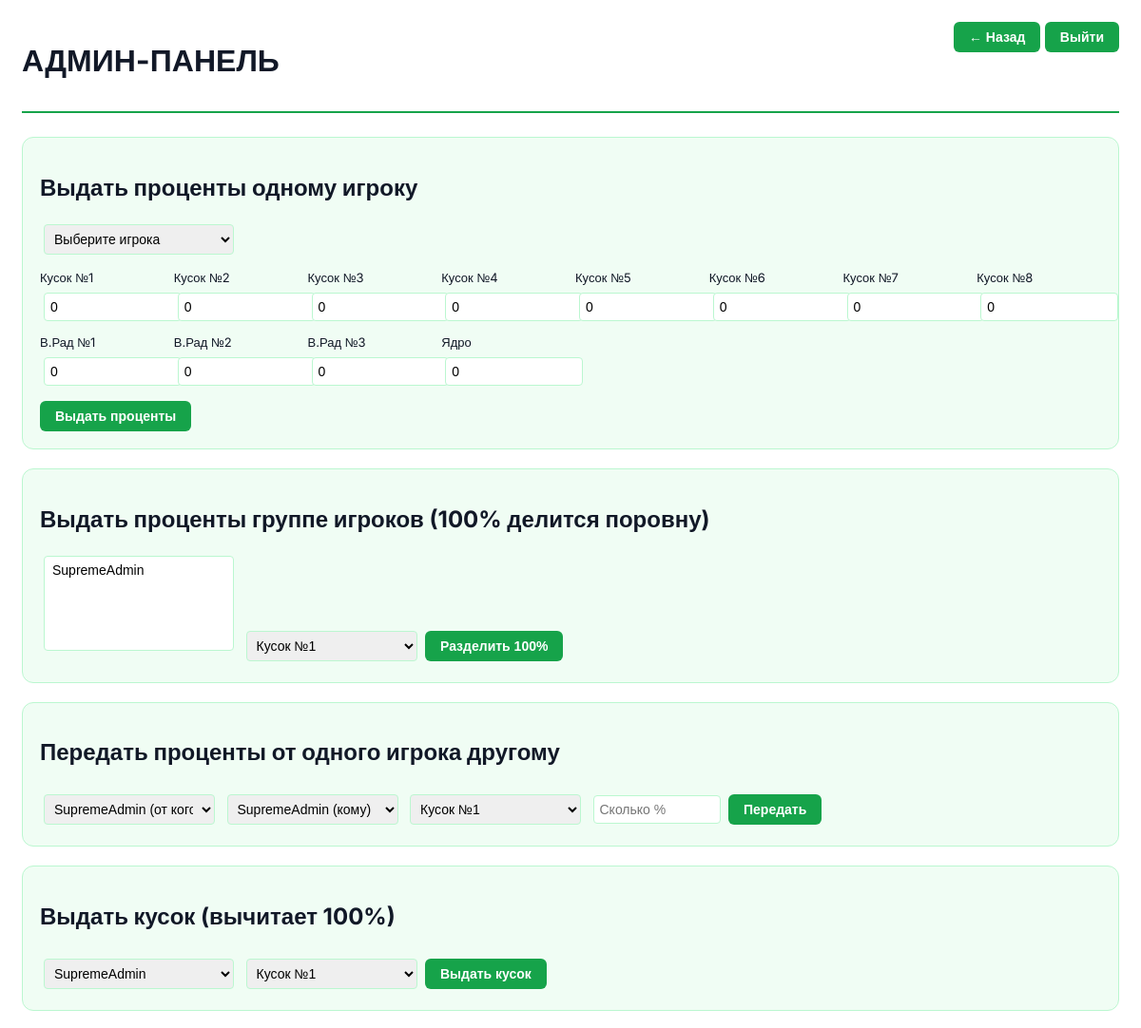
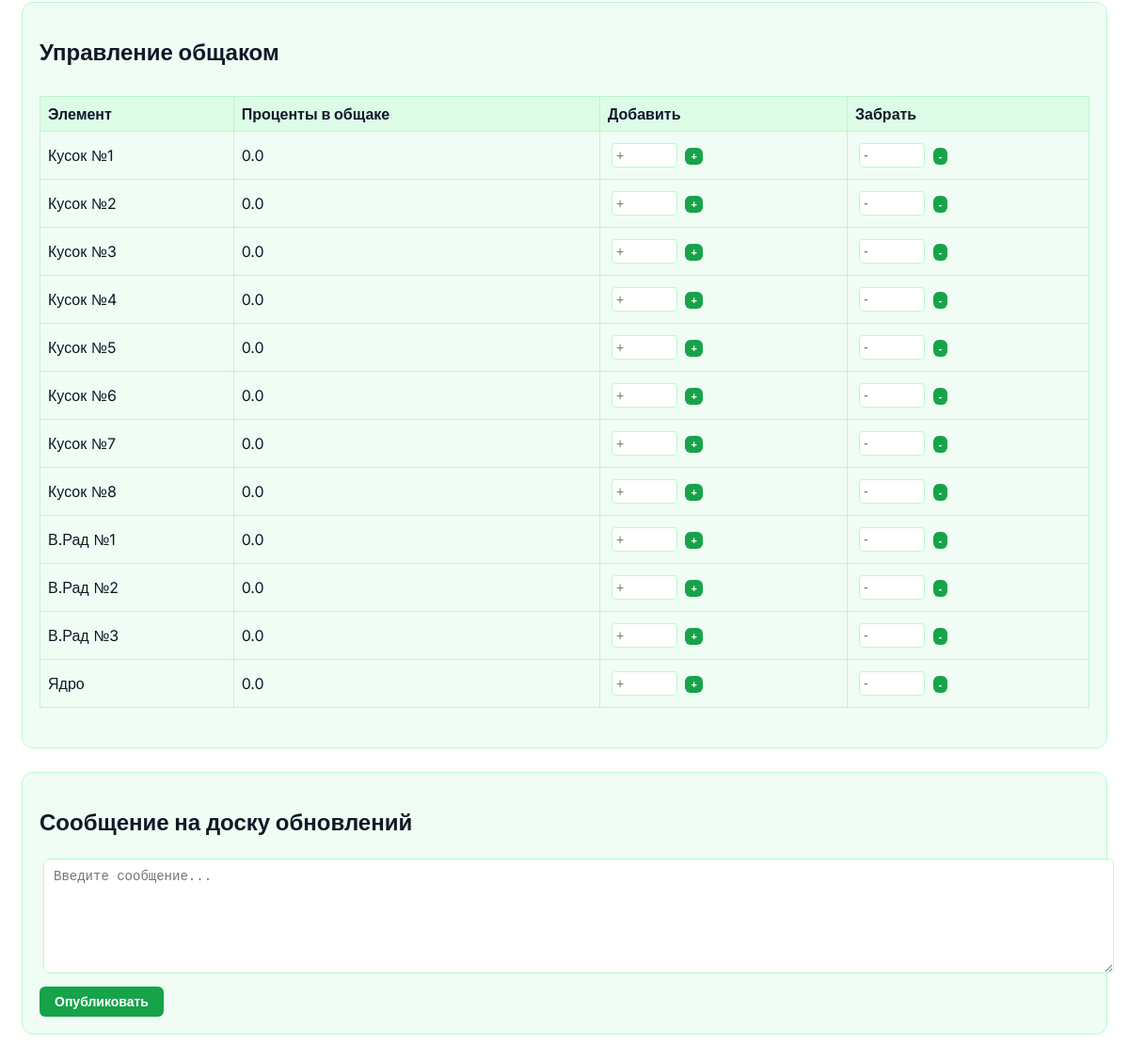
Screenshot of /admin-panel (signed in) with the database file from the repository (2 pictures, top to bottom).
### tables this page shows
CREATE TABLE common_fund (
            id INTEGER PRIMARY KEY AUTOINCREMENT,
            chunk_name TEXT NOT NULL UNIQUE,
            amount REAL DEFAULT 0
        );

### app.py (the view)
@app.route('/admin-panel')
def admin_panel():
    if 'role' not in session or session['role'] not in ('admin', 'admin2'):
        return redirect('/')
    conn = get_db_connection()
    users = conn.execute("SELECT id, username, login FROM users").fetchall()
    chunks = ['chunk1', 'chunk2', 'chunk3', 'chunk4', 'chunk5', 'chunk6', 'chunk7', 'chunk8', 'vr1', 'vr2', 'vr3',
              'core']
    common_fund = {row['chunk_name']: row['amount'] for row in conn.execute("SELECT * FROM common_fund").fetchall()}
    conn.close()
    return render_template('admin_panel.html', users=users, chunks=chunks, common_fund=common_fund)

### app.py (called while the page is built)
def get_db_connection():
    conn = sqlite3.connect(DATABASE, check_same_thread=False)
    conn.row_factory = sqlite3.Row
    return conn

### templates/admin_panel.html (shortened to what this page needs)
<!DOCTYPE html>
<html lang="ru">
<head>
</head>
<body>
<div class="header">
    <h1>АДМИН-ПАНЕЛЬ</h1>
    <div>
        <button class="btn" onclick="location.href='/dashboard'">← Назад</button>
        <button class="btn" onclick="location.href='/logout'">Выйти</button>
    </div>
</div>
<div class="section">
    <h2>Выдать проценты одному игроку</h2>
    <form method="POST" action="/api/give-percent-single">
        <select name="user_id" required style="width: 100%; max-width: 200px; padding: 6px;">
            <option value="">Выберите игрока</option>
        </select>
        <div class="chunk-grid">
            <div class="chunk-item">
                <label>Кусок №1</label>
                <input type="number" step="0.1" name="chunk1" value="0">
            </div>
            <div class="chunk-item">
                <label>Кусок №2</label>
                <input type="number" step="0.1" name="chunk2" value="0">
            </div>
            <div class="chunk-item">
                <label>Кусок №3</label>
                <input type="number" step="0.1" name="chunk3" value="0">
            </div>
            <div class="chunk-item">
                <label>Кусок №4</label>
                <input type="number" step="0.1" name="chunk4" value="0">
            </div>
            <div class="chunk-item">
                <label>Кусок №5</label>
                <input type="number" step="0.1" name="chunk5" value="0">
            </div>
            <div class="chunk-item">
                <label>Кусок №6</label>
                <input type="number" step="0.1" name="chunk6" value="0">
            </div>
            <div class="chunk-item">
                <label>Кусок №7</label>
                <input type="number" step="0.1" name="chunk7" value="0">
            </div>
            <div class="chunk-item">
                <label>Кусок №8</label>
                <input type="number" step="0.1" name="chunk8" value="0">
            </div>
            <div class="chunk-item">
                <label>В.Рад №1</label>
                <input type="number" step="0.1" name="vr1" value="0">
            </div>
            <div class="chunk-item">
                <label>В.Рад №2</label>
                <input type="number" step="0.1" name="vr2" value="0">
            </div>
            <div class="chunk-item">
                <label>В.Рад №3</label>
                <input type="number" step="0.1" name="vr3" value="0">
            </div>
            <div class="chunk-item">
                <label>Ядро</label>
                <input type="number" step="0.1" name="core" value="0">
            </div>
        </div>
        <button class="btn" type="submit">Выдать проценты</button>
    </form>
</div>
<div class="section">
    <h2>Выдать проценты группе игроков (100% делится поровну)</h2>
    <form method="POST" action="/api/give-percent-multiple">
        <select name="user_ids" multiple size="5" required style="width: 100%; max-width: 200px; height: 100px; padding: 6px;">
            {% for u in users %}
                <option value="{{ u.id }}">{{ u.username }}</option>
            {% endfor %}
        </select>
        <select name="chunk" required style="width: 100%; max-width: 180px; padding: 6px; margin-top: 8px;">
            <option value="chunk1">Кусок №1</option>
        </select>
        <button class="btn" type="submit" style="margin-top: 10px;">Разделить 100%</button>
    </form>
</div>
<div class="section">
    <h2>Передать проценты от одного игрока другому</h2>
    <form method="POST" action="/api/transfer-percent">
        <select name="from_user" required style="width: 100%; max-width: 180px; padding: 6px;">
            {% for u in users %}
                <option value="{{ u.id }}">{{ u.username }} (от кого)</option>
            {% endfor %}
        </select>
        <select name="to_user" required style="width: 100%; max-width: 180px; padding: 6px; margin-top: 6px;">
            {% for u in users %}
                <option value="{{ u.id }}">{{ u.username }} (кому)</option>
            {% endfor %}
        </select>
        <select name="chunk" required style="width: 100%; max-width: 180px; padding: 6px; margin-top: 6px;">
            <option value="chunk1">Кусок №1</option>
        </select>
        <input type="number" step="0.1" name="amount" placeholder="Сколько %" required style="width: 100%; max-width: 120px; padding: 6px; margin-top: 6px;">
        <button class="btn" type="submit" style="margin-top: 10px;">Передать</button>
    </form>
</div>
<div class="section">
    <h2>Выдать кусок (вычитает 100%)</h2>
    <form method="POST" action="/api/issue-chunk">
        <select name="user_id" required style="width: 100%; max-width: 200px; padding: 6px;">
            {% for u in users %}
                <option value="{{ u.id }}">{{ u.username }}</option>
            {% endfor %}
        </select>
        <select name="chunk" required style="width: 100%; max-width: 180px; padding: 6px; margin-top: 6px;">
            <option value="chunk1">Кусок №1</option>
        </select>
        <button class="btn" type="submit" onclick="return confirm('Вычесть 100% у игрока?')" style="margin-top: 10px;">Выдать кусок</button>
    </form>
</div>
<div class="section">
    <h2>Управление общаком</h2>
    <div class="table-container">
        <table>
            <thead>
                <tr>
                    <th>Элемент</th>
                    <th>Проценты в общаке</th>
                    <th>Добавить</th>
                    <th>Забрать</th>
                </tr>
            </thead>
            <tbody>
                {% for chunk in ['chunk1','chunk2','chunk3','chunk4','chunk5','chunk6','chunk7','chunk8','vr1','vr2','vr3','core'] %}
                <tr>
                    <td>{{ chunk|replace('chunk','Кусок №')|replace('vr','В.Рад №')|replace('core','Ядро') }}</td>
                    <td>{{ "%.1f"|format(common_fund[chunk]) }}</td>
                    <td>
                        <form method="POST" action="/api/common-add" style="display:inline;">
                            <input type="number" step="0.1" name="amount" placeholder="+" style="width:60px; padding:4px;">
                            <button class="btn" type="submit" style="padding:3px 6px;font-size:11px;">+</button>
                        </form>
                    </td>
                    <td>
                        <form method="POST" action="/api/common-remove" style="display:inline;">
                            <input type="number" step="0.1" name="amount" placeholder="-" style="width:60px; padding:4px;">
                            <button class="btn" type="submit" style="padding:3px 6px;font-size:11px;">-</button>
                        </form>
                    </td>
                </tr>
                {% endfor %}
            </tbody>
        </table>
    </div>
</div>
<div class="section news-section">
    <h2>Сообщение на доску обновлений</h2>
    <form method="POST" action="/api/post-news">
        <textarea name="message" placeholder="Введите сообщение..." required style="width: 100%; height: 100px; padding: 10px; border: 1px solid var(--border-color); border-radius: 6px; margin-bottom: 10px;"></textarea>
        <button type="submit" class="btn">Опубликовать</button>
    </form>
</div>
</body>
</html>

### templates/admin_panel.html (style rules this page uses)
:root { --green-500: #16a34a; --green-600: #15803d; --green-100: #dcfce7; --green-50: #f0fdf4; --white: #ffffff; --gray-900: #111827; --border-color: #bbf7d0; --red-border: #ef4444; }
body { background: var(--white); color: var(--gray-909); font-family: 'Inter', sans-serif; padding: 15px; }
.header { display: flex; justify-content: space-between; margin-bottom: 25px; padding-bottom: 12px; border-bottom: 2px solid var(--green-500); flex-wrap: wrap; gap: 10px; }
.btn { background: var(--green-500); color: white; border: none; padding: 8px 16px; border-radius: 6px; cursor: pointer; font-weight: 600; font-size: 14px; }
.section { background: var(--green-50); border: 1px solid var(--border-color); border-radius: 12px; padding: 18px; margin-bottom: 20px; }
table { width: 100%; border-collapse: collapse; margin: 12px 0; }
th, td { border: 1px solid var(--border-color); padding: 8px; text-align: left; }
th { background: var(--green-100); }
select, input { padding: 6px; margin: 4px; border: 1px solid var(--border-color); border-radius: 4px; font-size: 14px; }
.table-container { width: 100%; overflow-x: auto; margin: 12px 0; border-radius: 8px; }
.table-container table { min-width: 900px; }
.chunk-grid { display: grid; grid-template-columns: repeat(auto-fill, minmax(120px, 1fr)); gap: 10px; margin: 12px 0; }
.chunk-item label { display: block; margin-bottom: 4px; font-size: 13px; }
.chunk-item input { width: 100%; padding: 6px; }
.news-section { margin-top: 25px; }

### rows the page displays
common_fund: amount "0.0"
common_fund: amount "0.0"
common_fund: amount "0.0"
common_fund: amount "0.0"
common_fund: amount "0.0"
common_fund: amount "0.0"
common_fund: amount "0.0"
common_fund: amount "0.0"
common_fund: amount "0.0"
common_fund: amount "0.0"
common_fund: amount "0.0"
common_fund: amount "0.0"

### other values shown
form field from_user "SupremeAdmin (от кого)"
form field to_user "SupremeAdmin (кому)"
form field user_id "SupremeAdmin"
